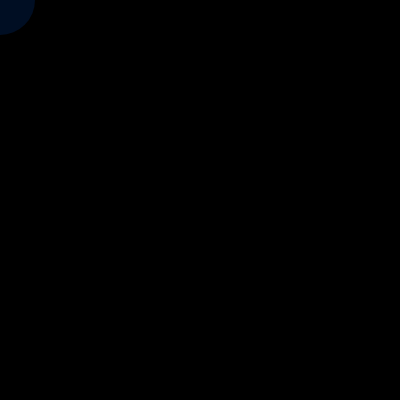
Frame 1 (no input)
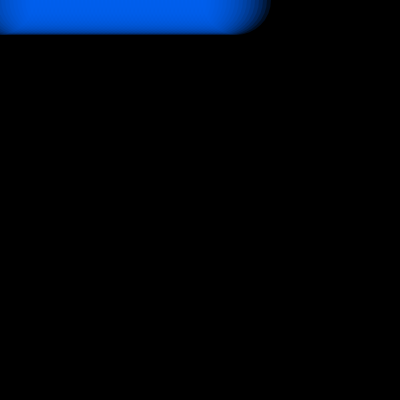
Frame 60 (no input)
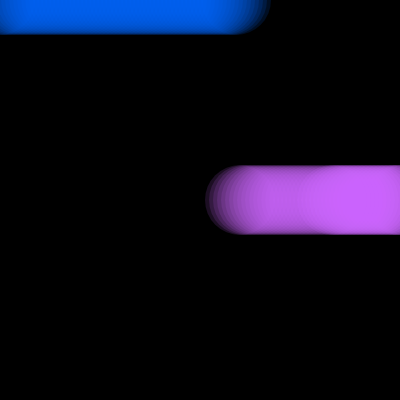
Frame 120 (the mouse pressed at the canvas centre since frame 60)

The p5.js sketch that drew these frames (run headless with seeded random() and noise() and a simulated clock; from frame 60 on, the mouse is pressed at the canvas centre):

// p5.js sketch
// ── sketch.js
let x = 0;
let speed = 4;

function setup() {
  createCanvas(400, 400);
  background(0);
  noStroke();
}

function draw() {
  fill(mouseX, 100, 255, 35);
  circle(x, mouseY, 70);

  x = x + speed;

  if (x > width || x < 0) {
    speed = speed * -1;
  }
}
